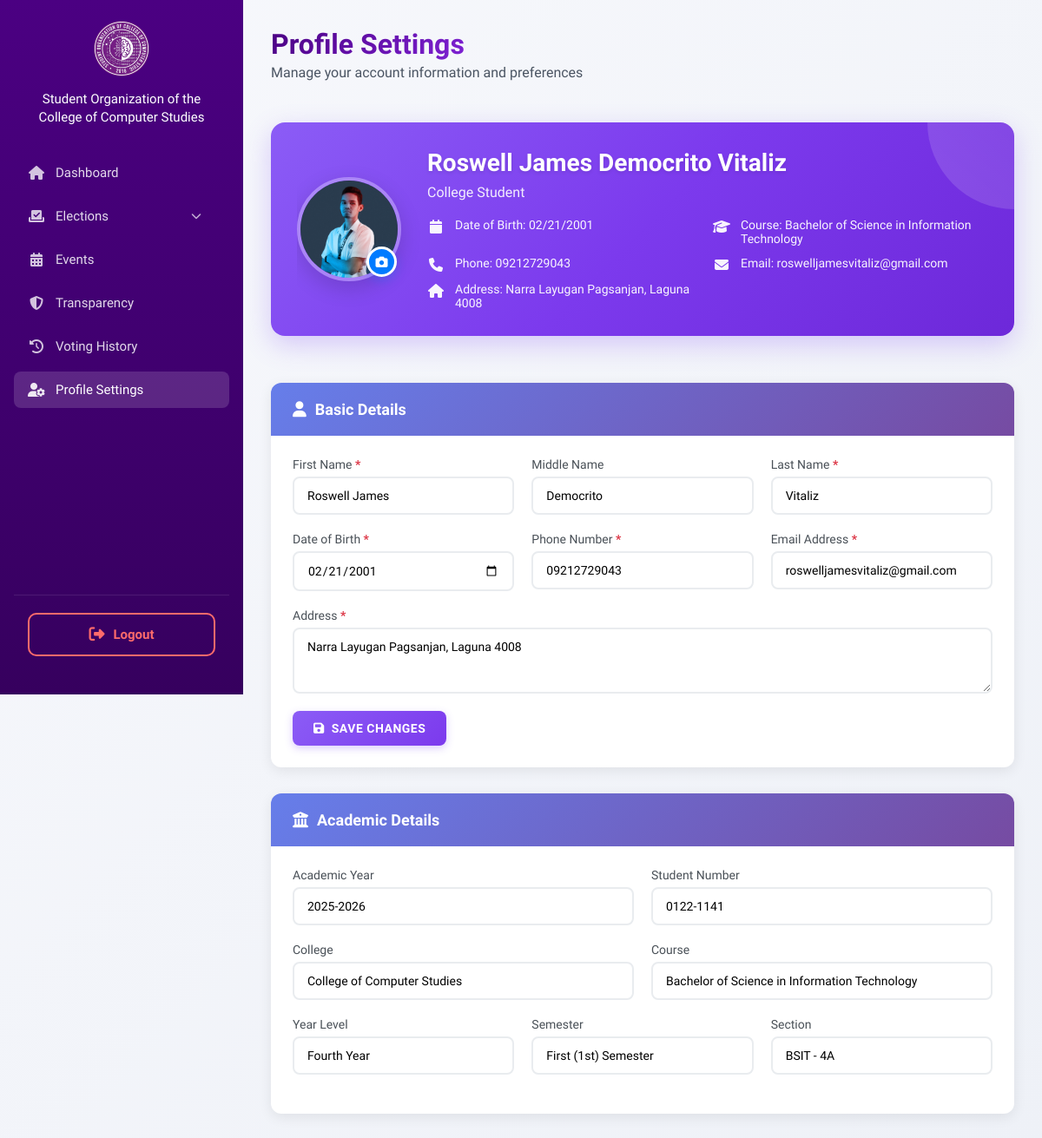
/pages/student-profile.php (signed in), run on the app's committed database.
### tables this page shows
CREATE TABLE `students` (
  `id` varchar(20) NOT NULL,
  `first_name` varchar(100) NOT NULL,
  `middle_name` varchar(100) DEFAULT NULL,
  `last_name` varchar(100) NOT NULL,
  `email` varchar(255) NOT NULL,
  `password` varchar(255) NOT NULL,
  `year_level` int(1) NOT NULL,
  `section` varchar(1) NOT NULL,
  `course` varchar(10) NOT NULL DEFAULT 'BSIT',
  `gender` enum('male','female','other') NOT NULL,
  `profile_image` varchar(255) DEFAULT NULL COMMENT 'Path to student profile image',
  `receipt_file` varchar(255) DEFAULT NULL,
  `payment_status` enum('paid','unpaid') DEFAULT 'unpaid',
  `is_archived` tinyint(1) DEFAULT 0,
  `archived_at` timestamp NULL DEFAULT NULL,
  `archived_by` varchar(255) DEFAULT NULL,
  `restored_at` timestamp NULL DEFAULT NULL,
  `restored_by` varchar(255) DEFAULT NULL,
  `is_active` tinyint(1) DEFAULT 1,
  `created_at` timestamp NOT NULL DEFAULT current_timestamp(),
  `updated_at` timestamp NOT NULL DEFAULT current_timestamp() ON UPDATE current_timestamp(),
  `membership_fee_status` enum('unpaid','paid') DEFAULT 'unpaid',
  `membership_fee_receipt` varchar(255) DEFAULT NULL,
  `membership_control_number` varchar(10) DEFAULT NULL COMMENT 'Sequential control number for membership fee payment (e.g., 001, 002, 003)',
  `membership_processed_by` varchar(255) DEFAULT NULL COMMENT 'Name of admin who processed the payment',
  `membership_fee_paid_at` timestamp NULL DEFAULT NULL,
  `academic_year` varchar(20) DEFAULT NULL COMMENT 'Academic Year extracted from COR (e.g., 2025-2026)',
  `semester` varchar(50) DEFAULT NULL COMMENT 'Semester extracted from COR (e.g., First (1st) Semester, Second (2nd) Semester)',
  `date_of_birth` date DEFAULT NULL COMMENT 'Date of Birth (manually entered)',
  `phone_number` varchar(20) DEFAULT NULL COMMENT 'Phone Number (manually entered)',
  `address` text DEFAULT NULL COMMENT 'Address (manually entered)'
);

### pages/student-profile.php (the view, shortened to what this page needs)
<?php
try {
    $database = new Database();
    $conn = $database->getConnection();
    $studentId = $_SESSION['student']['id'];
    $query = "SELECT * FROM students WHERE id = ? AND is_active = 1";
    $stmt = $conn->prepare($query);
    $stmt->execute([$studentId]);
    $studentData = $stmt->fetch(PDO::FETCH_ASSOC);
    $student = [
        'id' => $studentData['id'],
        'firstName' => $studentData['first_name'],
        'middleName' => $studentData['middle_name'] ?? '',
        'lastName' => $studentData['last_name'],
        'email' => $studentData['email'],
        'yearLevel' => $studentData['year_level'],
        'section' => $studentData['section'],
        'course' => $studentData['course'] ?? 'BSIT',
        'dateOfBirth' => $studentData['date_of_birth'] ?? '',
        'phoneNumber' => $studentData['phone_number'] ?? '',
        'address' => $studentData['address'] ?? '',
        'profileImage' => $studentData['profile_image'] ?? null
    ];
} catch (Exception $e) {
    error_log('Profile load error: ' . $e->getMessage());
    $student = $_SESSION['student'];
}
?>
<?php include('../components/student-sidebar.php'); ?>
<!DOCTYPE html>
<html lang="en">
<head>
  <link rel="stylesheet" href="../assets/css/sidebar.css">
  <link rel="stylesheet" href="../assets/css/student-mobile-first.css">
  <link rel="stylesheet" href="../assets/css/student-dashboard.css">
  <link rel="stylesheet" href="../assets/css/student-profile-new.css">
  <link href="https://cdnjs.cloudflare.com/ajax/libs/font-awesome/6.5.0/css/all.min.css" rel="stylesheet">
</head>
<body>
  <div class="main-content">
    <div class="dashboard-wrapper">
      <div class="dashboard-header">
        <div class="header-left">
          <h1 class="page-title">Profile Settings</h1>
          <p class="welcome-text">Manage your account information and preferences</p>
        </div>
      </div>
      <div class="profile-summary-card">
        <div class="profile-summary-content">
          <div class="profile-image-section">
            <div class="profile-image-container">
              <img src="<?= !empty($student['profileImage']) ? '../' . htmlspecialchars($student['profileImage']) : '../assets/img/logo.png' ?>" alt="Profile Image" class="profile-image" id="profileImage">
              <button class="profile-image-upload" id="profileImageUpload">
                <i class="fas fa-camera"></i>
              </button>
            </div>
          </div>
          <div class="profile-details">
            <h2 class="student-name"><?= htmlspecialchars($student['firstName'] . ' ' . $student['middleName'] . ' ' . $student['lastName']) ?></h2>
            <p class="student-role">College Student</p>
            <div class="student-info-grid">
              <div class="info-item">
                <i class="fas fa-calendar"></i>
                <span>Date of Birth: <?= !empty($student['dateOfBirth']) ? date('m/d/Y', strtotime($student['dateOfBirth'])) : 'N/A' ?></span>
              </div>
              <div class="info-item">
                <i class="fas fa-graduation-cap"></i>
                <span>Course: <?php
                  $courseMap = ['BSIT' => 'Bachelor of Science in Information Technology', 'BSCS' => 'Bachelor of Science in Computer Science'];
                  echo htmlspecialchars($courseMap[$student['course']] ?? $student['course']);
                ?></span>
              </div>
              <div class="info-item">
                <i class="fas fa-phone"></i>
                <span>Phone: <?= !empty($student['phoneNumber']) ? htmlspecialchars($student['phoneNumber']) : 'N/A' ?></span>
              </div>
              <div class="info-item">
                <i class="fas fa-envelope"></i>
                <span>Email: <?= htmlspecialchars($student['email']) ?></span>
              </div>
              <div class="info-item">
                <i class="fas fa-home"></i>
                <span>Address: <?= !empty($student['address']) ? htmlspecialchars($student['address']) : 'N/A' ?></span>
              </div>
            </div>
          </div>
        </div>
      </div>
      <div class="profile-forms">
        <div class="form-section">
          <div class="form-section-header">
            <h3><i class="fas fa-user"></i> Basic Details</h3>
          </div>
          <div class="form-content">
            <form id="basicDetailsForm">
              <div class="form-row">
                <div class="form-group">
                  <label for="firstName">First Name <span class="required">*</span></label>
                  <input type="text" id="firstName" name="firstName" value="<?= htmlspecialchars($student['firstName']) ?>" required>
                </div>
                <div class="form-group">
                  <label for="middleName">Middle Name</label>
                  <input type="text" id="middleName" name="middleName" value="<?= htmlspecialchars($student['middleName']) ?>">
                </div>
                <div class="form-group">
                  <label for="lastName">Last Name <span class="required">*</span></label>
                  <input type="text" id="lastName" name="lastName" value="<?= htmlspecialchars($student['lastName']) ?>" required>
                </div>
              </div>
              <div class="form-row">
                <div class="form-group">
                  <label for="dateOfBirth">Date of Birth <span class="required">*</span></label>
                  <input type="date" id="dateOfBirth" name="dateOfBirth" value="<?= htmlspecialchars($student['dateOfBirth']) ?>" required>
                </div>
                <div class="form-group">
                  <label for="phoneNumber">Phone Number <span class="required">*</span></label>
                  <input type="tel" id="phoneNumber" name="phoneNumber" value="<?= htmlspecialchars($student['phoneNumber']) ?>" required>
                </div>
                <div class="form-group">
                  <label for="email">Email Address <span class="required">*</span></label>
                  <input type="email" id="email" name="email" value="<?= htmlspecialchars($student['email']) ?>" required>
                </div>
              </div>
              <div class="form-row">
                <div class="form-group full-width">
                  <label for="address">Address <span class="required">*</span></label>
                  <textarea id="address" name="address" rows="3" required><?= htmlspecialchars($student['address']) ?></textarea>
                </div>
              </div>
              <div class="form-actions">
                <button type="submit" class="btn-save-basic" style="background: linear-gradient(135deg, #8b5cf6 0%, #7c3aed 100%); color: white; border: none; padding: 12px 24px; border-radius: 8px; font-size: 14px; font-weight: 600; cursor: pointer; box-shadow: 0 3px 10px rgba(139, 92, 246, 0.3); display: flex; align-items: center; gap: 8px; text-transform: uppercase; letter-spacing: 0.5px; min-width: 140px; justify-content: center;">
                  <i class="fas fa-save"></i>
                  Save Changes
                </button>
              </div>
            </form>
          </div>
        </div>
        <div class="form-section">
          <div class="form-section-header">
            <h3><i class="fas fa-university"></i> Academic Details</h3>
          </div>
          <div class="form-content">
            <form id="academicDetailsForm">
              <div class="form-row">
                <div class="form-group">
                  <label for="academicYear">Academic Year</label>
                  <input type="text" id="academicYear" name="academicYear" value="<?= htmlspecialchars($studentData['academic_year'] ?? '2025-2026') ?>" readonly>
                </div>
                <div class="form-group">
                  <label for="studentNumber">Student Number</label>
                  <input type="text" id="studentNumber" name="studentNumber" value="<?= htmlspecialchars($student['id']) ?>" readonly>
                </div>
              </div>
              <div class="form-row">
                <div class="form-group">
                  <label for="college">College</label>
                  <input type="text" id="college" name="college" value="College of Computer Studies" readonly>
                </div>
                <div class="form-group">
                  <label for="course">Course</label>
                  <input type="text" id="course" name="course" value="<?php
                    $courseMap = ['BSIT' => 'Bachelor of Science in Information Technology', 'BSCS' => 'Bachelor of Science in Computer Science'];
                    echo htmlspecialchars($courseMap[$student['course']] ?? $student['course']);
                  ?>" readonly>
                </div>
              </div>
              <div class="form-row">
                <div class="form-group">
                  <label for="yearLevel">Year Level</label>
                  <input type="text" id="yearLevel" name="yearLevel" value="<?php
                    $yearLevelMap = ['1' => 'First Year', '2' => 'Second Year', '3' => 'Third Year', '4' => 'Fourth Year'];
                    echo htmlspecialchars($yearLevelMap[$student['yearLevel']] ?? $student['yearLevel']);
                  ?>" readonly>
                </div>
                <div class="form-group">
                  <label for="semester">Semester</label>
                  <input type="text" id="semester" name="semester" value="<?= !empty(trim($studentData['semester'] ?? '')) ? htmlspecialchars($studentData['semester']) : 'N/A' ?>" readonly>
                </div>
                <div class="form-group">
                  <label for="section">Section</label>
                  <input type="text" id="section" name="section" value="<?= htmlspecialchars($student['course']) ?> - <?= htmlspecialchars($student['yearLevel']) ?><?= htmlspecialchars($student['section']) ?>" readonly>
                </div>
              </div>
            </form>
          </div>
        </div>
      </div>
      </div>
    </div>
</body>
</html>

### data on the page
students: profile_image (picture), first_name+middle_name+last_name "Roswell James Democrito Vitaliz", date_of_birth "02/21/2001", course "Bachelor of Science in Information Technology", phone_number "09212729043", email "roswelljamesvitaliz@gmail.com", address "Narra Layugan Pagsanjan, Laguna 4008", firstName "Roswell James", middleName "Democrito", lastName "Vitaliz", dateOfBirth "02/21/2001", phoneNumber "09212729043", academicYear "2025-2026", studentNumber "0122-1141", yearLevel "Fourth Year", semester "First (1st) Semester", section "BSIT - 4A"
